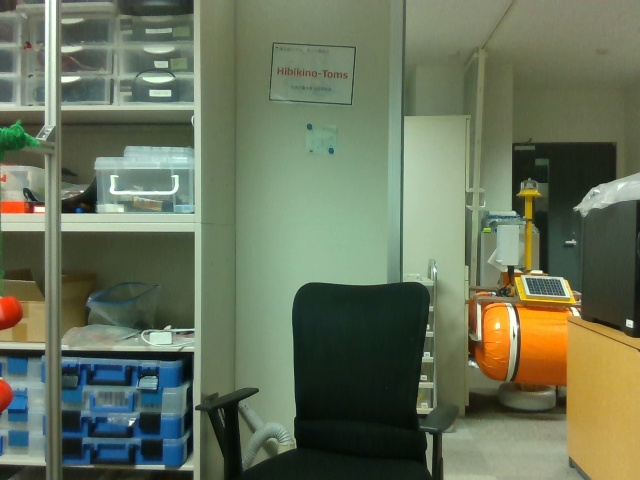
#> input picture panorama/imgs3/color_img(27).jpg, 640 x 480 px; its folder holds 2 pictures in this run
$ python method2.py
#> lines starting #> are read from the running program, lines starting #| are printed output that depends on the picture
import glob
import cv2
import numpy as np

def trimImg(img):
    """
    画像の空白部分を除去
    """
    # 画像の上側から非ゼロの行を検出
    top = 0
    while np.sum(img[top]) == 0:
        top += 1

    # 画像の下側から非ゼロの行を検出
    bottom = img.shape[0]
    while np.sum(img[bottom - 1]) == 0:
        bottom -= 1

    # 画像の左側から非ゼロの列を検出
    left = 0
    while np.sum(img[:, left]) == 0:
        left += 1

    # 画像の右側から非ゼロの列を検出
    right = img.shape[1]
    while np.sum(img[:, right - 1]) == 0:
        right -= 1

    # 空白を除去してクロップ
    return img[top:bottom, left:right]


img_list = glob.glob('./imgs3/*.jpg')
imgs = [cv2.imread(path) for path in img_list]
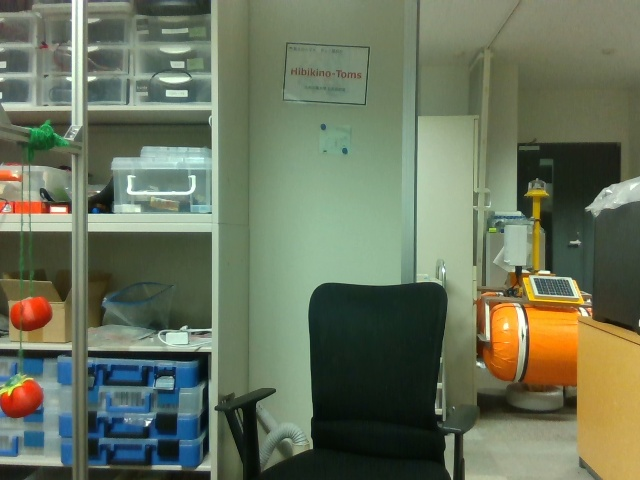
#> input picture panorama/imgs3/color_img(28).jpg, 640 x 480 px
#> imgs = 2 items

# Initialize an empty list to store transformation matrices
transformation_matrices = []

for i in range(len(imgs) - 1):
    # Detect key points and compute descriptors for the images
    detector = cv2.ORB_create()
    keypoints1, descriptors1 = detector.detectAndCompute(imgs[i], None)
    keypoints2, descriptors2 = detector.detectAndCompute(imgs[i + 1], None)

    # Create a brute-force matcher
    matcher = cv2.BFMatcher(cv2.NORM_HAMMING, crossCheck=True)

    # Match the descriptors
    matches = matcher.match(descriptors1, descriptors2)

    # Sort the matches by distance
    matches = sorted(matches, key=lambda x: x.distance)

    # Keep only the top N matches (you can adjust this number)
    num_matches_to_keep = 50
    matches = matches[:num_matches_to_keep]

    # Extract the matched keypoints
    src_pts = np.float32([keypoints1[m.queryIdx].pt for m in matches]).reshape(-1, 1, 2)
    dst_pts = np.float32([keypoints2[m.trainIdx].pt for m in matches]).reshape(-1, 1, 2)

    # Estimate the homography matrix using RANSAC
    homography_matrix, _ = cv2.findHomography(src_pts, dst_pts, cv2.RANSAC)

    # Store the homography matrix
    transformation_matrices.append(homography_matrix)
#> this loop made 1 pass
#> (matches, num_matches_to_keep) on pass 1: (50 matches, 50)
#> after the loop, transformation_matrices = [[[0.999, 0.00744, 17.54], [0.00233, 1.02, -2.5], [1.14e-05, 4.71e-05, 1]]]

pre_matrix = np.eye(3)
# Print the transformation matrices (if needed)
for i, matrix in enumerate(transformation_matrices):
    print(f"Transformation Matrix {i+1} to {i+2}:\n{matrix}\n")
    path = './homography/' + str(i+1) + 'to' + str(i+2) + '.txt'

    combine_matrix = np.dot(matrix, pre_matrix)
    # print(matrix)
    # print('  ')
    pre_matrix = combine_matrix

    H00, H01, H02 = matrix[0]
    H10, H11, H12 = matrix[1]
    H20, H21, H22 = matrix[2]

    f = open(path, 'a')
    f.truncate(0)
    f.write(str(H00)+','+str(H01)+','+str(H02)+','+str(H10)+','+str(H11)+','+str(H12)+','+str(H20)+','+str(H21)+','+str(H22)+'\n')
#> this loop made 1 pass
#> (path, H00, H01, H02, H10, H11, H12, H20) on pass 1: ('./homography/1to2.txt', 0.999, 0.00744, 17.54, 0.00233, 1.02, -2.5, 1.14e-05)
#| Transformation Matrix 1 to 2:
#| [[ 9.98849746e-01  7.44154979e-03  1.75352778e+01]
#|  [ 2.33411591e-03  1.02420771e+00 -2.49966177e+00]
#|  [ 1.13769580e-05  4.71124662e-05  1.00000000e+00]]

# Stitch the images using cv2.warpPerspective with the transformation matrices
result = imgs[0]
#> result is the input picture: shape (480, 640, 3); mean B, G, R 90.7, 114.8, 104.5
for i in range(1, len(imgs)):
    result = cv2.warpPerspective(result, transformation_matrices[i-1], (result.shape[1] + imgs[i].shape[1], result.shape[0]))
    result[0:imgs[i].shape[0], 0:imgs[i].shape[1]] = imgs[i]
#> this loop made 1 pass
#> pass 1, `result = cv2.warpPerspective(result, transformation_matrices[i-1], (re..`:
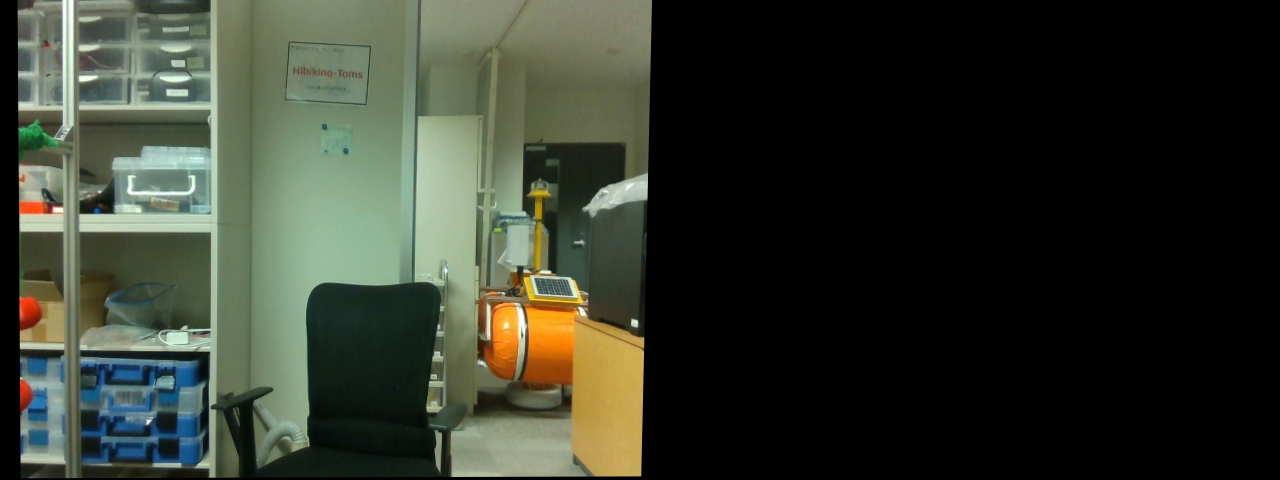
#> result: shape (480, 1280, 3); mean B, G, R 44.4, 56.1, 51
#> after the loop:
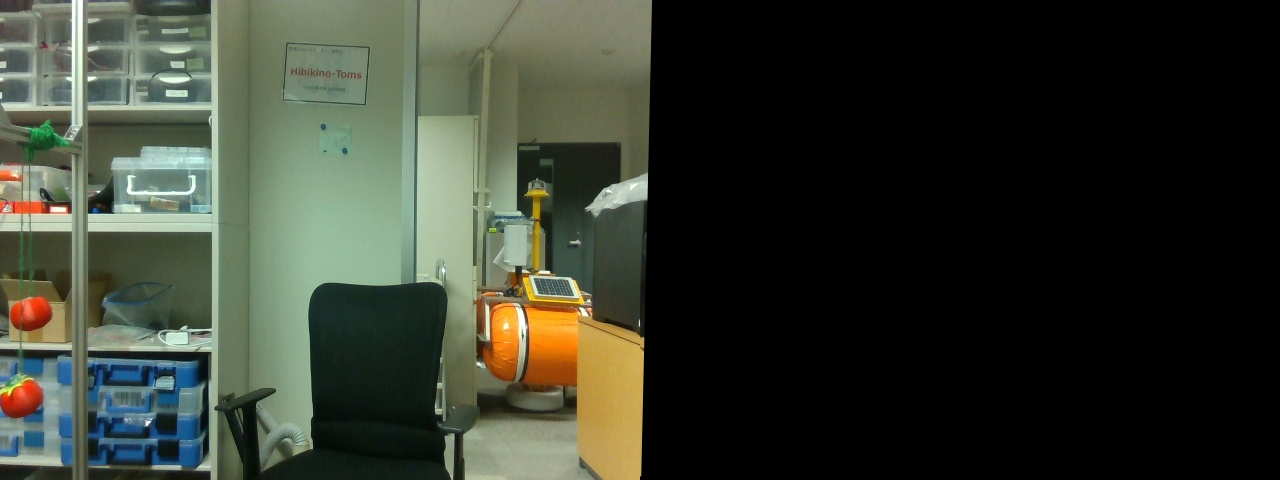
#> result: shape (480, 1280, 3); mean B, G, R 46.5, 58.2, 53.3

# 画像をクロップ
result = trimImg(result)
#> after the loop in trimImg, `while np.sum(img[top]) == 0:`: top = 0
#> after the loop in trimImg, `while np.sum(img[bottom - 1]) == 0:`: bottom = 480
#> after the loop in trimImg, `while np.sum(img[:, left]) == 0:`: left = 0
#> the loop in trimImg, `while np.sum(img[:, right - 1]) == 0:` made 627 passes
#> right on passes 1 to 3: 1279, 1278, 1277
#> after the loop in trimImg, `while np.sum(img[:, right - 1]) == 0:`: right = 653
#> in trimImg, `return img[top:bottom, left:right]`:
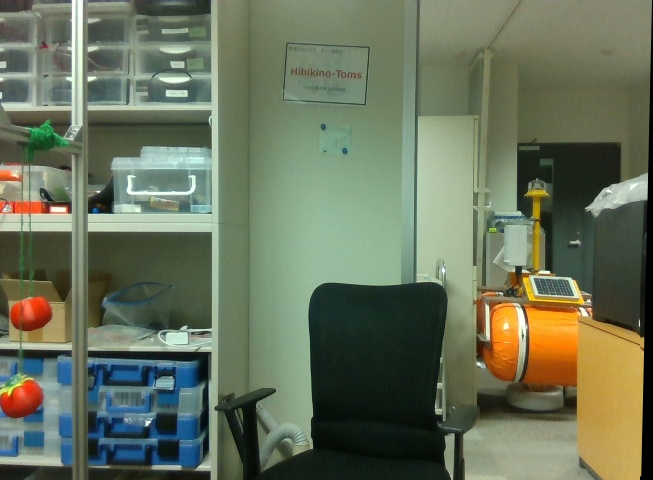
#> returned value: shape (480, 653, 3); mean of channels 0, 1, 2 91.2, 114, 104.4; drawn as B, G, R

# Save the final panorama
cv2.imwrite("Panorama4.jpg", result)
